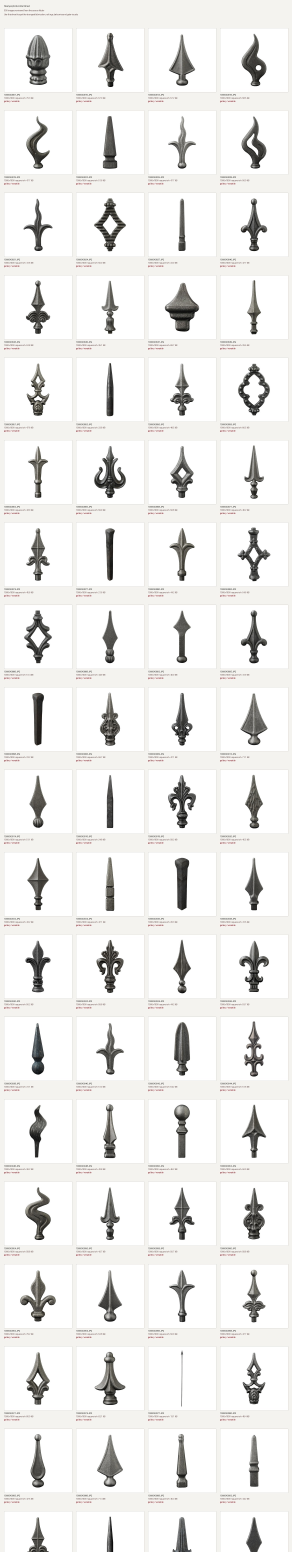
#> input picture docs/frontend/photo-browser/contact-sheet-1.jpg, 1460 x 7760 px (shown at 1/5 size); its folder holds only this picture in this run
$ python photo-browser.py --source ../docs/frontend/photo-browser
#> lines starting #> are read from the running program, lines starting #| are printed output that depends on the picture
#!/usr/bin/env python3
"""Build a browsable photo catalog from a source image folder.

The tool is intentionally simple:
- scans a folder of source photos
- extracts dimensions and file size
- generates thumbnails
- writes an HTML browser + JSON manifest + contact sheet

It is designed for reviewing a client photo dump and deciding which images
should be used for home, gallery, services, or fabrication-focused sections.
"""

from __future__ import annotations

import argparse
import csv
import json
import math
import os
from dataclasses import dataclass, asdict
from pathlib import Path
from typing import Iterable

from PIL import Image, ImageDraw, ImageFont, ImageOps


IMAGE_EXTS = {".jpg", ".jpeg", ".png", ".webp", ".heic", ".avif"}
EXCLUDE_PREFIX = "._"


@dataclass
class Asset:
    source_path: str
    rel_path: str
    size_bytes: int
    width: int
    height: int
    orientation: str
    aspect_ratio: float
    aspect_bucket: str
    recommended_use: str
    notes: str
    thumb_path: str


def parse_args() -> argparse.Namespace:
    parser = argparse.ArgumentParser(description="Build a browsable photo catalog.")
    parser.add_argument("--source", required=True, help="Source image folder to scan")
    parser.add_argument(
        "--output",
        default="docs/frontend/photo-browser",
        help="Output folder for the generated browser assets",
    )
    parser.add_argument(
        "--title",
        default="Steelyes Photo Browser",
        help="Title used in the generated HTML",
    )
    return parser.parse_args()


def iter_image_files(root: Path) -> Iterable[Path]:
    for path in sorted(root.rglob("*")):
        if not path.is_file():
            continue
        if path.name.startswith(EXCLUDE_PREFIX):
            continue
        if path.suffix.lower() in IMAGE_EXTS:
            yield path


def safe_open_image(path: Path) -> Image.Image | None:
    try:
        img = Image.open(path)
        return ImageOps.exif_transpose(img)
    except Exception:
        return None


def classify_asset(width: int, height: int, rel_path: str) -> tuple[str, str]:
    aspect = width / height if height else 1.0
    lower = rel_path.lower()

    if "welding" in lower or "workshop" in lower:
        return "fabrication / workshop", "home, about, gallery fabrication"
    if "steelwork" in lower or "finial" in lower or "detail" in lower:
        return "detail / finish proof", "home, gallery fabrication, detail strip"
    if "balcony" in lower or "structure" in lower:
        return "structural steel / balcony", "services/structures, services/balconies, gallery"
    if "rail" in lower:
        return "railings / balustrades", "services/railings, gallery"
    if "gate" in lower:
        return "gate hero / gate card", "home, gates, gallery"

    if aspect >= 1.35:
        return "hero / wide feature", "home hero, service hero, gallery wide"
    if aspect <= 0.85:
        return "portrait / detail", "gallery, detail stack, service detail"
    return "gallery / versatile", "gallery, service card, case study"


def aspect_bucket(width: int, height: int) -> str:
    if not width or not height:
        return "unknown"
    ratio = width / height
    if ratio >= 1.5:
        return "wide"
    if ratio <= 0.85:
        return "portrait"
    return "square-ish"


def human_size(size: int) -> str:
    if size < 1024:
        return f"{size} B"
    kb = size / 1024
    if kb < 1024:
        return f"{kb:.1f} KB"
    return f"{kb / 1024:.2f} MB"


def make_thumbnail(src: Path, dst: Path, size: int = 640) -> tuple[int, int] | None:
    try:
        with Image.open(src) as img:
            img = ImageOps.exif_transpose(img)
            img.thumbnail((size, size), Image.Resampling.LANCZOS)
            dst.parent.mkdir(parents=True, exist_ok=True)
            if img.mode in ("RGBA", "P"):
                img = img.convert("RGB")
            img.save(dst, quality=85, optimize=True)
            return img.size
    except Exception:
        return None


def build_contact_sheet(assets: list[Asset], out_path: Path, cols: int = 4) -> None:
    if not assets:
        return

    thumb_w = 340
    thumb_h = 320
    label_h = 72
    gap = 20
    header_h = 120

    rows = math.ceil(len(assets) / cols)
    width = cols * thumb_w + (cols + 1) * gap
    height = header_h + rows * (thumb_h + label_h) + (rows + 1) * gap

    canvas = Image.new("RGB", (width, height), (245, 243, 240))
    draw = ImageDraw.Draw(canvas)
    font = ImageFont.load_default()
    title_font = ImageFont.load_default()

    draw.text((gap, 24), "Steelyes photo contact sheet", fill=(27, 28, 26), font=title_font)
    draw.text((gap, 46), f"{len(assets)} images reviewed from the source folder", fill=(92, 64, 61), font=font)
    draw.text((gap, 66), "Use this sheet to spot the strongest fabrication, railings, balconies and gate visuals.", fill=(92, 64, 61), font=font)

    for index, asset in enumerate(assets):
        row = index // cols
        col = index % cols
        x = gap + col * (thumb_w + gap)
        y = header_h + gap + row * (thumb_h + label_h + gap)
        thumb = Image.open(out_path.parent / asset.thumb_path).convert("RGB")

        frame = Image.new("RGB", (thumb_w, thumb_h), (255, 255, 255))
        thumb_box = ImageOps.contain(thumb, (thumb_w - 24, thumb_h - 24), Image.Resampling.LANCZOS)
        tx = (thumb_w - thumb_box.width) // 2
        ty = (thumb_h - thumb_box.height) // 2
        frame.paste(thumb_box, (tx, ty))
        canvas.paste(frame, (x, y))
        draw.rectangle([x, y, x + thumb_w, y + thumb_h], outline=(200, 194, 188), width=1)

        text_y = y + thumb_h + 8
        draw.text((x, text_y), asset.rel_path, fill=(27, 28, 26), font=font)
        draw.text(
            (x, text_y + 16),
            f"{asset.width}x{asset.height} · {asset.aspect_bucket} · {human_size(asset.size_bytes)}",
            fill=(92, 64, 61),
            font=font,
        )
        draw.text(
            (x, text_y + 32),
            f"{asset.recommended_use}",
            fill=(158, 0, 12),
            font=font,
        )

    out_path.parent.mkdir(parents=True, exist_ok=True)
    canvas.save(out_path, quality=92)


def build_html(title: str, assets: list[Asset], out_dir: Path, sheet_rel: str) -> None:
    rows = []
    for asset in assets:
        rows.append(
            f"""
            <article class="card" data-use="{asset.recommended_use}" data-bucket="{asset.aspect_bucket}">
              <img src="{asset.thumb_path}" alt="{asset.rel_path}">
              <div class="meta">
                <div class="top">
                  <h2>{asset.rel_path}</h2>
                  <span>{asset.size_bytes:,} bytes</span>
                </div>
                <p><strong>Size:</strong> {asset.width}x{asset.height} | <strong>Aspect:</strong> {asset.aspect_bucket} | <strong>Use:</strong> {asset.recommended_use}</p>
                <p><strong>Pages:</strong> {asset.notes}</p>
              </div>
            </article>
            """
        )

    html = f"""<!doctype html>
<html lang="en">
<head>
  <meta charset="utf-8" />
  <meta name="viewport" content="width=device-width, initial-scale=1" />
  <title>{title}</title>
  <style>
    :root {{
      --bg: #fbf9f6;
      --panel: #ffffff;
      --ink: #1b1c1a;
      --muted: #5c403d;
      --accent: #9e000c;
      --border: #d7d1cb;
    }}
    body {{
      margin: 0;
      font-family: Inter, ui-sans-serif, system-ui, -apple-system, BlinkMacSystemFont, sans-serif;
      background: linear-gradient(180deg, #fff 0%, var(--bg) 100%);
      color: var(--ink);
    }}
    header {{
      position: sticky;
      top: 0;
      background: rgba(251,249,246,.92);
      backdrop-filter: blur(12px);
      border-bottom: 1px solid var(--border);
      padding: 20px 24px;
      z-index: 10;
    }}
    h1 {{ margin: 0 0 8px; font-size: 28px; text-transform: uppercase; letter-spacing: .04em; }}
    .summary {{ display: flex; gap: 16px; flex-wrap: wrap; color: var(--muted); font-size: 14px; }}
    .bar {{
      display: grid;
      grid-template-columns: repeat(auto-fit, minmax(180px, 1fr));
      gap: 10px;
      padding: 14px 24px 0;
    }}
    .pill {{
      background: var(--panel);
      border: 1px solid var(--border);
      padding: 10px 12px;
      border-radius: 999px;
      font-size: 13px;
    }}
    .sheet {{
      margin: 24px auto 0;
      max-width: 1500px;
      padding: 0 24px 24px;
    }}
    .sheet img {{ width: 100%; border: 1px solid var(--border); display: block; }}
    .grid {{
      display: grid;
      grid-template-columns: repeat(auto-fit, minmax(310px, 1fr));
      gap: 16px;
      padding: 24px;
    }}
    .card {{
      background: var(--panel);
      border: 1px solid var(--border);
      overflow: hidden;
      box-shadow: 0 10px 30px rgba(0,0,0,.04);
    }}
    .card img {{ width: 100%; display: block; background: #efeeeb; }}
    .meta {{ padding: 14px; }}
    .top {{ display: flex; justify-content: space-between; gap: 12px; align-items: start; }}
    .top h2 {{ margin: 0; font-size: 14px; line-height: 1.3; word-break: break-word; }}
    .top span {{ font-size: 12px; color: var(--muted); white-space: nowrap; }}
    .meta p {{ margin: 10px 0 0; font-size: 13px; color: var(--muted); line-height: 1.5; }}
    .controls {{
      display: flex;
      gap: 10px;
      flex-wrap: wrap;
      padding: 16px 24px 0;
    }}
    button {{
      border: 1px solid var(--border);
      background: white;
      color: var(--ink);
      padding: 10px 14px;
      border-radius: 999px;
      cursor: pointer;
      font: inherit;
    }}
    button.active {{
      background: var(--ink);
      color: white;
      border-color: var(--ink);
    }}
  </style>
</head>
<body>
  <header>
    <h1>{title}</h1>
    <div class="summary">
      <span>{len(assets)} images scanned</span>
      <span>{sheet_rel}</span>
    </div>
  </header>
  <div class="controls" id="controls">
    <button class="active" data-filter="all">All</button>
    <button data-filter="fabrication / workshop">Fabrication</button>
    <button data-filter="gate hero / gate card">Gates</button>
    <button data-filter="railings / balustrades">Railings</button>
    <button data-filter="balconies / terraces">Balconies</button>
    <button data-filter="detail / finish proof">Detail</button>
    <button data-filter="hero / wide feature">Wide</button>
    <button data-filter="portrait / detail">Portrait</button>
  </div>
  <section class="sheet">
    <img src="{sheet_rel}" alt="Contact sheet">
  </section>
  <section class="grid" id="grid">
    {''.join(rows)}
  </section>
  <script>
    const buttons = [...document.querySelectorAll('#controls button')];
    const cards = [...document.querySelectorAll('.card')];
    buttons.forEach(btn => btn.addEventListener('click', () => {{
      buttons.forEach(b => b.classList.remove('active'));
      btn.classList.add('active');
      const filter = btn.dataset.filter;
      cards.forEach(card => {{
        const ok = filter === 'all' || card.dataset.use === filter || card.dataset.bucket === filter;
        card.style.display = ok ? '' : 'none';
      }});
    }}));
  </script>
</body>
</html>
"""
    (out_dir / "index.html").write_text(html, encoding="utf8")


def main() -> int:
    args = parse_args()
    source = Path(args.source).expanduser().resolve()
    output = Path(args.output).expanduser().resolve()
    thumbs_dir = output / "thumbs"
    output.mkdir(parents=True, exist_ok=True)
    thumbs_dir.mkdir(parents=True, exist_ok=True)

    image_files = list(iter_image_files(source))
    assets: list[Asset] = []

    for src in image_files:
      rel = src.relative_to(source).as_posix()
      with src.open("rb") as handle:
          size_bytes = len(handle.read())

      opened = safe_open_image(src)
#> in safe_open_image, img is the input picture: PIL image 1460x7760 RGB; mean R, G, B 237.3, 236.7, 235.2
      if opened is None:
          continue

      width, height = opened.size
      thumb_name = rel.replace("/", "__")
      thumb_path = thumbs_dir / f"{thumb_name}.jpg"
      make_thumbnail(src, thumb_path)
#> in make_thumbnail, `img.thumbnail((size, size), Image.Resampling.LANCZOS)`:
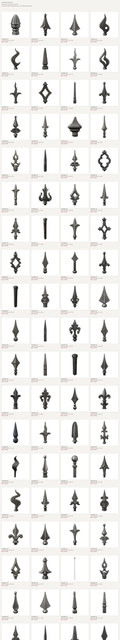
#> img: PIL image 120x640 RGB; mean R, G, B 236.9, 236.3, 234.8

      role, notes = classify_asset(width, height, rel)
      assets.append(
          Asset(
              source_path=str(src),
              rel_path=rel,
              size_bytes=size_bytes,
              width=width,
              height=height,
              orientation="landscape" if width >= height else "portrait",
              aspect_ratio=round(width / height, 4) if height else 0.0,
              aspect_bucket=aspect_bucket(width, height),
              recommended_use=role,
              notes=notes,
              thumb_path=thumb_path.relative_to(output).as_posix(),
          )
      )

    assets.sort(key=lambda a: (a.recommended_use, a.rel_path))

    manifest = {
        "source": str(source),
        "generated": os.environ.get("SOURCE_DATE_EPOCH") or "",
        "count": len(assets),
        "assets": [asdict(asset) for asset in assets],
    }
    (output / "manifest.json").write_text(json.dumps(manifest, indent=2), encoding="utf8")

    with (output / "manifest.csv").open("w", newline="", encoding="utf8") as handle:
        writer = csv.writer(handle)
        writer.writerow(
            [
                "rel_path",
                "size_bytes",
                "width",
                "height",
                "orientation",
                "aspect_ratio",
                "aspect_bucket",
                "recommended_use",
                "notes",
            ]
        )
        for asset in assets:
            writer.writerow(
                [
                    asset.rel_path,
                    asset.size_bytes,
                    asset.width,
                    asset.height,
                    asset.orientation,
                    asset.aspect_ratio,
                    asset.aspect_bucket,
                    asset.recommended_use,
                    asset.notes,
                ]
            )

    contact_sheet = output / "contact-sheet.jpg"
    build_contact_sheet(assets, contact_sheet)
#> in build_contact_sheet, `canvas = Image.new("RGB", (width, height), (245, 243, 240))`:
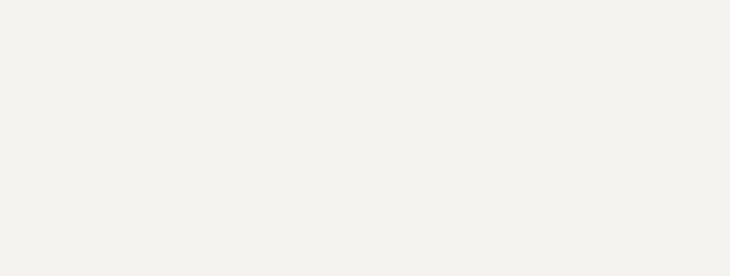
#> canvas: PIL image 1460x552 RGB (shown at 1/2 size); mean R, G, B 245, 243, 240
#> in build_contact_sheet, `thumb_box = ImageOps.contain(thumb, (thumb_w - 24, thumb_h - 24), Imag..`:
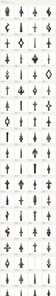
#> thumb_box: PIL image 56x296 RGB; mean R, G, B 235.7, 235.2, 233.5
#> in build_contact_sheet, `frame.paste(thumb_box, (tx, ty))`:
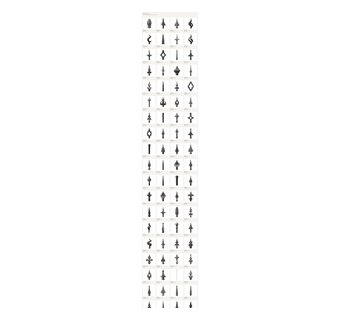
#> frame: PIL image 340x320 RGB; mean R, G, B 252.1, 252, 251.7
#> in build_contact_sheet, `canvas.save(out_path, quality=92)`:
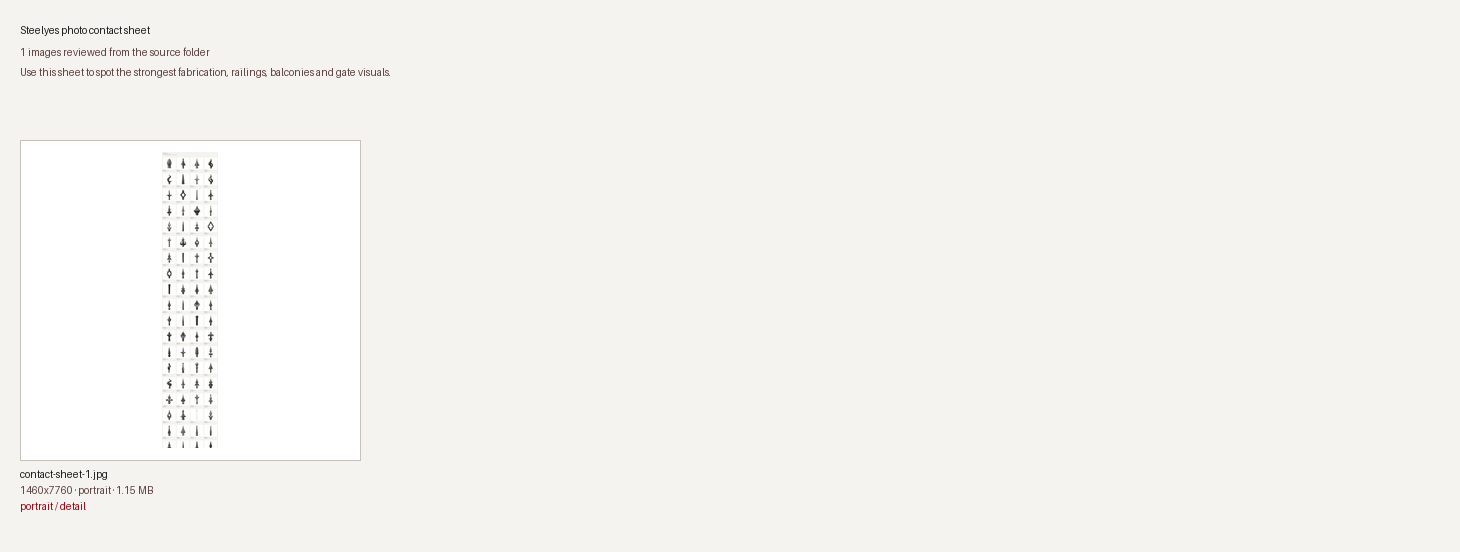
#> saved as contact-sheet.jpg: PIL image 1460x552 RGB; mean R, G, B 245.4, 243.6, 241
    build_html(args.title, assets, output, "contact-sheet.jpg")

    print(f"Wrote {output / 'index.html'}")
    print(f"Wrote {output / 'manifest.json'}")
    print(f"Wrote {output / 'manifest.csv'}")
    print(f"Wrote {contact_sheet}")
    print(f"Scanned {len(assets)} images from {source}")
#| Scanned 1 images from docs/frontend/photo-browser
    return 0


if __name__ == "__main__":
    raise SystemExit(main())
#> (the program exits here)

$ run again, on seo /image.png
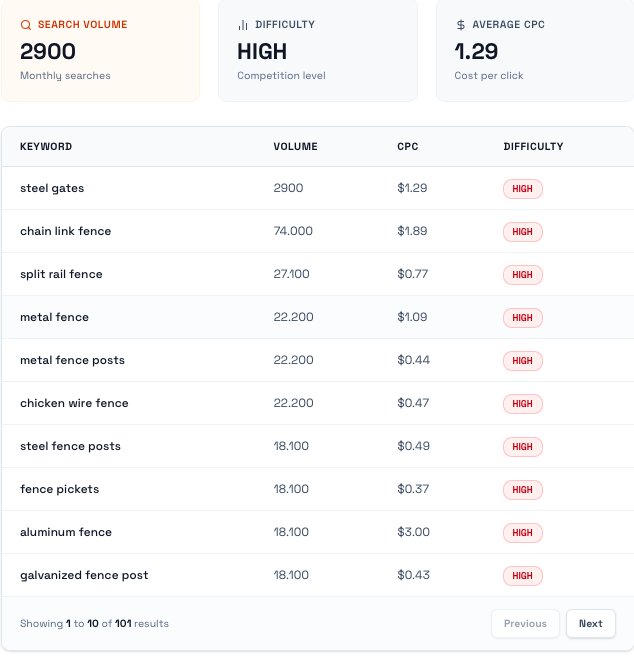
#> input picture seo /image.png, 634 x 661 px
#> in safe_open_image, img is the input picture: PIL image 634x661 RGBA; mean R, G, B, A 248.9, 248.6, 249.2, 255
#> in build_contact_sheet, `frame.paste(thumb_box, (tx, ty))`:
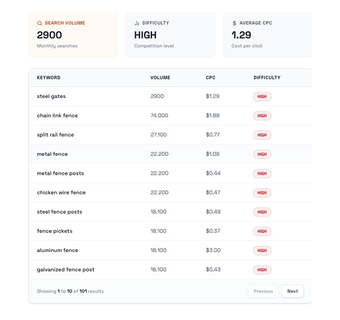
#> frame: PIL image 340x320 RGB; mean R, G, B 249.9, 249.7, 250.1
#> in build_contact_sheet, `canvas.save(out_path, quality=92)`:
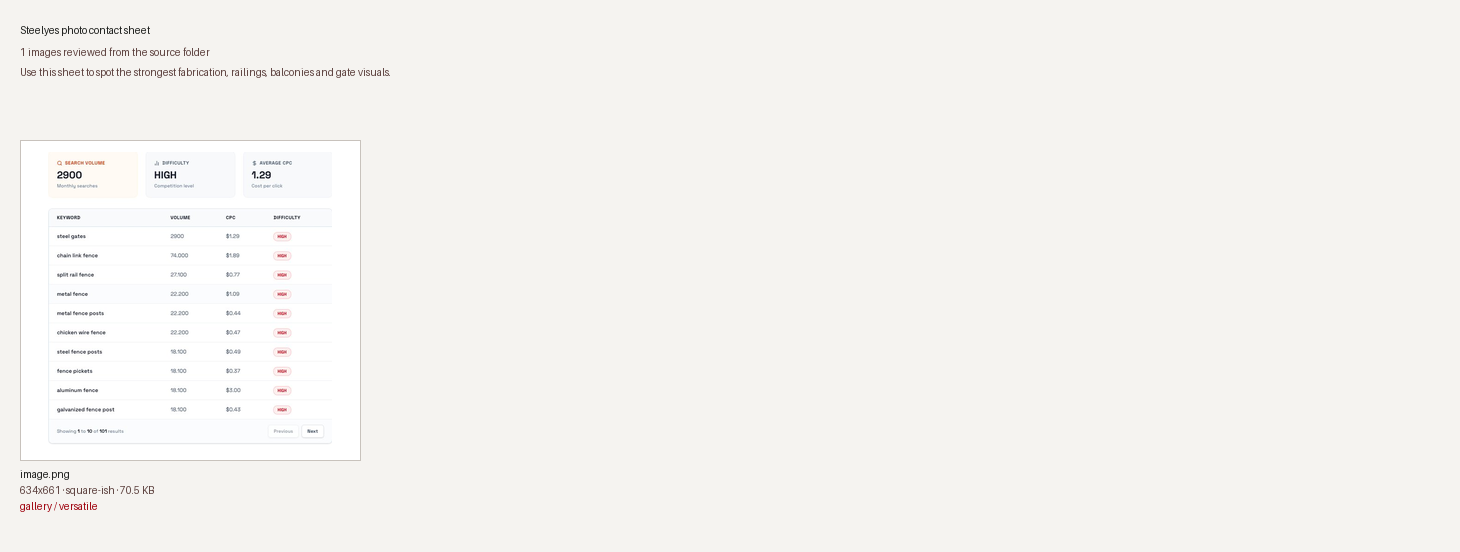
#> saved as contact-sheet.jpg: PIL image 1460x552 RGB; mean R, G, B 245.2, 243.3, 240.8
#| Scanned 1 images from seo
